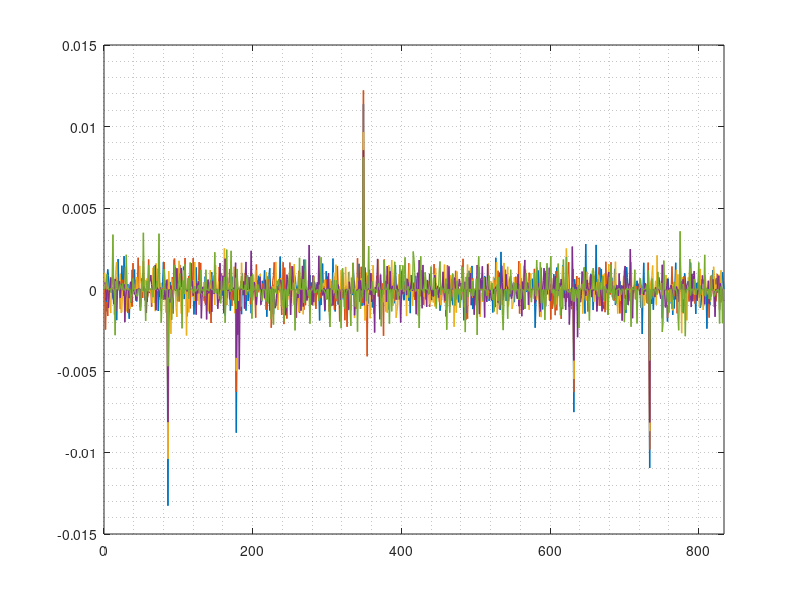

MATLAB code to generate this figure: (Note: this script raises an error after producing the figure.)
clear; clc; close all;

load TDOA_data.mat

figure
plot(TOA_diff(:,1),'lineWidth',1);
hold on; grid minor; xlim([0 length(TOA_diff(:,1))]);
plot(TOA_diff(:,2),'lineWidth',1);
plot(TOA_diff(:,3),'lineWidth',1);
plot(TOA_diff(:,4),'lineWidth',1);
plot(TOA_diff(:,5),'lineWidth',1);
ax=gca;ax.FontSize=16;
title('Total error in timing measurement between 2 ground receiving stations','fontSize',24);
xlabel('Sample number (n)','fontSize',16);
ylabel('Time (sec)','fontSize',16);
legend('Address packet 1','Address packet 2','Address packet 3','Address packet 4','Telemetry packet','fontSize',12,'location','SouthEast');

TOA_mean = zeros(5,1);
TOA_StdDev = zeros(5,1);
TOA_abs_mean = zeros(5,1);
TOA_abs_StdDev = zeros(5,1);

for x=1:5
TOA_mean(x) = mean(TOA_diff(:,x));
TOA_abs_mean(x) = mean(abs(TOA_diff(:,x)));
TOA_StdDev(x) = std(TOA_diff(:,x));
TOA_abs_StdDev(x) = std(abs(TOA_diff(:,x)));
end

TOA_diff_no_spike = zeros(966,5);
count=1;

for i=1:length(TOA_diff)
    
    if ( abs(TOA_diff(i,1)) < 0.005 )
        TOA_diff_no_spike(count,1)=TOA_diff(i,1);
        TOA_diff_no_spike(count,2)=TOA_diff(i,2);
        TOA_diff_no_spike(count,3)=TOA_diff(i,3);
        TOA_diff_no_spike(count,4)=TOA_diff(i,4);
        TOA_diff_no_spike(count,5)=TOA_diff(i,5);
        count=count+1;
    end
end

figure
plot(TOA_diff_no_spike(:,1)*1000,'lineWidth',1);
hold on; grid minor; xlim([0 length(TOA_diff(:,1))]);
plot(TOA_diff_no_spike(:,2)*1000,'lineWidth',1);
plot(TOA_diff_no_spike(:,3)*1000,'lineWidth',1);
plot(TOA_diff_no_spike(:,4)*1000,'lineWidth',1);
plot(TOA_diff_no_spike(:,5)*1000,'lineWidth',1);
ax=gca;ax.FontSize=16;
title('Total error in timing measurement between 2 stations with no spikes','fontSize',24);
xlabel('Sample number (n)','fontSize',16);
ylabel('Time (ms)','fontSize',16);
legend('Address packet 1','Address packet 2','Address packet 3','Address packet 4','Telemetry packet','fontSize',12,'location','SouthEast');

TOA_mean_NS = zeros(5,1);
TOA_StdDev_NS = zeros(5,1);
TOA_abs_mean_NS = zeros(5,1);
TOA_abs_StdDev_NS = zeros(5,1);

for x=1:5
TOA_mean_NS(x) = mean(TOA_diff_no_spike(:,x));
TOA_abs_mean_NS(x) = mean(abs(TOA_diff_no_spike(:,x)));
TOA_StdDev_NS(x) = std(TOA_diff_no_spike(:,x));
TOA_abs_StdDev_NS(x) = std(abs(TOA_diff_no_spike(:,x)));
end

for i=1:length(TOA_diff)
    
average_time(i) = (abs(TOA_diff_no_spike(i,1)) + abs(TOA_diff_no_spike(i,2)) + abs(TOA_diff_no_spike(i,3)) + abs(TOA_diff_no_spike(i,4)) )/4;
end

figure
plot(average_time*1000,'lineWidth',1);
hold on; grid minor; xlim([0 length(average_time)]);
ax=gca;ax.FontSize=16;
title('Total error in address average timing measurement between 2 stations with no spikes','fontSize',24);
xlabel('Sample number (n)','fontSize',16);
ylabel('Time (ms)','fontSize',16);

TOA_average_mean = mean(average_time)
TOA_average_StdDev = std(average_time)